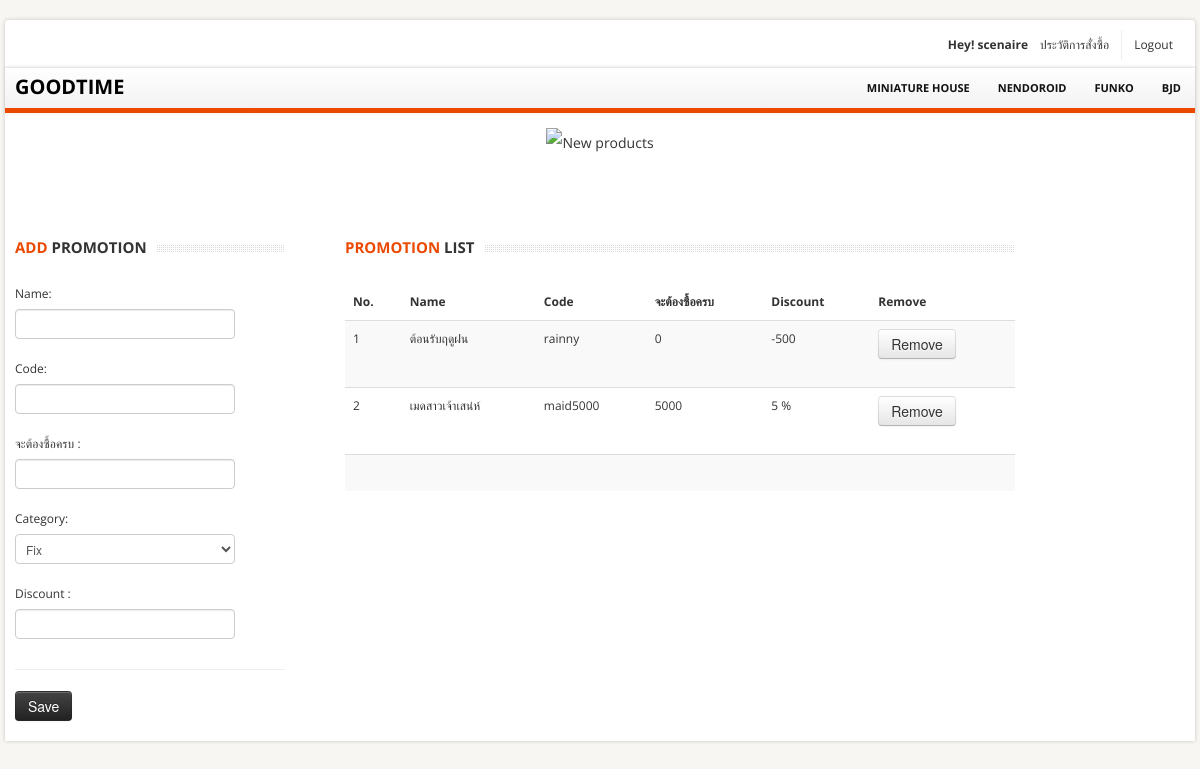
The app's page /promotion-site.php (signed in) with its own data.
### tables this page shows
CREATE TABLE `productcategories` (
  `CategoryID` int(11) NOT NULL,
  `CategoryName` varchar(50) NOT NULL,
  `CatagoryHeader` varchar(70) NOT NULL
);

CREATE TABLE `promotion` (
  `PromotionID` int(11) NOT NULL,
  `PromotionName` varchar(30) NOT NULL,
  `PromotionDiscount` int(11) NOT NULL,
  `PromotionType` varchar(60) NOT NULL COMMENT 'fix or percent',
  `PromotionCode` varchar(15) NOT NULL,
  `PromotionCondition` int(50) NOT NULL
);

### productdb.php (called while the page is built, shortened)
<?php
class productdb {
  public function getAllCategory() {
    require "db.php";
    $sql = "SELECT * FROM productcategories";
    $result = mysqli_query($con,$sql);
    $arr = array();
    while ($data = mysqli_fetch_array($result)) {
      $arr[] = $data;
    }
    return $arr;
  }
}
 ?>

### promotiondb.php (called while the page is built, shortened)
<?php
class promotiondb {
  public function getPromotionList() {
    require "db.php";
    $sql = "SELECT * FROM promotion";
    $run_query = mysqli_query($con,$sql);
    $arr = array();
    while ($data = mysqli_fetch_array($run_query)){
      $arr[] = $data;
    }
    return $arr;
  }
}
 ?>

### promotion-site.php (the view, shortened to what this page needs)
<?php
require_once('product.php');
require_once('productdb.php');
require_once('promotiondb.php');
?>
<!DOCTYPE html>
<html lang="en">
	<head>
		<link href="bootstrap/css/bootstrap.min.css" rel="stylesheet">
		<link href="bootstrap/css/bootstrap-responsive.min.css" rel="stylesheet">
		<link href="themes/css/bootstrappage.css" rel="stylesheet"/>
		<link href="themes/css/main.css" rel="stylesheet"/>
		<link href="themes/css/jquery.fancybox.css" rel="stylesheet"/>
	</head>
    <body>
		<div id="top-bar" class="container">
			<div class="row">
				<div class="span4">
				</div>
				<div class="span8">
					<div class="account pull-right">
						<ul class="user-menu">
							<?php
                if (isset($_SESSION['uid'])) {
                  if ($_SESSION['uid'] == "admin") {
                    echo "<b>Hey! ".$_SESSION['uid']."</b>
     							<li><a href='addProduct.php'>Add Product</a></li>
                  <li><a href='updatetrack.php'>อัพเดทแทรค</a></li>
                  <li><a href='promotion-site.php'>อัพเดทโปรโมชั่น</a></li>
                  <li><a href='sendmail.php'>ส่งอีเมล์</a></li>
     							<li><a href='logout.php'>Logout</a></li>";
                  }
                  else {
                    echo "<b>Hey! ".$_SESSION['uid']."</b>";
                  echo "<li><a href='order-profile.php'>ประวัติการสั่งซื้อ</a></li>";
                  echo "<li><a href='logout.php'>Logout</a></li>";
                  }
                } else {
                  echo "<li><a href='register.php'>Login</a></li>";
                }
                ?>
						</ul>
					</div>
				</div>
			</div>
		</div>
		<div id="wrapper" class="container">
			<section class="navbar main-menu">
				<div class="navbar-inner main-menu">
					<div class="goodtimelogo">
					<a href="index.php" class="logo pull-left">GOODTIME</a>
				</div>
					<nav id="menu" class="pull-right">
						<ul>
							<?php
							$productdb = new productdb;
							$list = $productdb->getAllCategory();
							foreach ($list as $val) {
								$key = $val['CategoryID'];
								$cat = $val['CategoryName'];
								echo "<li><a href='./product_list.php?pl=$key'>$cat</a></li>";
							}
							 ?>
						</ul>
					</nav>
				</div>
			</section>
			<section class="header_text sub">
			<img class="pageBanner" src="Product_image/nekopara.jpg" alt="New products" >
			</section>
			<section class="main-content">
				<div class="row">
					<div class="span9">
						<div class="row">
							<div class="span3 col">
                  <h4 class="title"><span class="text"><strong>Add</strong> Promotion</span></h4>
                  <form action="cart-process.php" method="post" class="form-stacked">
                    <fieldset>
                      <div class="control-group">
                        <label class="control-label">Name:</label>
                        <div class="controls">
                          <input type="text" name="prName">
                        </div>
                      </div>
                      <div class="control-group">
                        <label class="control-label">Code:</label>
                        <div class="controls">
                          <input type="text" name="prCode">
                        </div>
                      </div>
											<div class="control-group">
                        <label class="control-label">จะต้องซื้อครบ :</label>
                        <div class="controls">
                          <input type="text" name="prCondition">
                        </div>
                      </div>
                      <div class="control-group">
                          <label class="control-label">Category:</label>
                          <div class="controls">
														<select name="prGroup">
                              <option value="fix">Fix</option>
														</select>
                            </div>
                      </div>
                      <div class="control-group">
                        <label class="control-label">Discount :</label>
                        <div class="controls">
                          <input type="text" name="prDiscount">
                        </div>
                      </div>
                      <hr>
                        <div class="actions"><input tabindex="9" name="newPromotion" class="btn btn-inverse large" type="submit" value="Save"></div>
                  </fieldset>
                </form>
							</div>
							<div class="span5">
                <div class="span7">
                  <h4 class="title"><span class="text"><strong>Promotion</strong> List</span></h4>
									<table class="table table-striped">
										<thead>
											<tr>
			                  <th>No. </th>
												<th>Name</th>
												<th>Code</th>
												<th>จะต้องซื้อครบ</th>
												<th>Discount</th>
												<th>Remove</th>
											</tr>
										</thead>
										<tbody>
			                  <?php
			                    $promotiondb = new promotiondb;
			                    $num = 1;
			                    foreach ($promotiondb->getPromotionList() as $key) {
			                      echo "<tr>";
														$prid = $key['PromotionID'];
														$name = $key['PromotionName'];
														$discount = $key['PromotionDiscount'];
														$type = $key['PromotionType'];
														$code = $key['PromotionCode'];
														$condition = $key['PromotionCondition'];
			                      echo "<td>$num</td>
			                      <td>$name</td>
														<td>$code</td>
														<td>$condition</td>";
														if ($type == "percent") {
															echo "<td>".$discount." %</td>";
														} elseif ($type == "fix") {
															echo "<td>-".$discount."</td>";
														}
														echo "<td><form action='cart-process.php?prid=".$prid."' method='POST'>
				                      <button class='btn' name='removepromotion' type='submit'>Remove</button></form></td>
				                    </tr>";
														$num += 1;
			                    }
			                    echo "<tr><td>&nbsp;</td><td>&nbsp;</td><td>&nbsp;</td><td>&nbsp;</td><td>&nbsp;</td><td>&nbsp;</td></tr>";
										echo "</tbody></table>";
										?>
              </div>
						</div>
						</div>
					</div>
				</div>
			</section>
		</div>
    </body>
</html>

### themes/css/main.css (style rules this page uses)
body { font-size: 12px; font-family: 'Open Sans', arial, tahoma, sans-serif; background:#f7f6f2; background-size: cover; }
label, input, button, select, textarea { font-size: 12px; }
ul li a,a { color:#333; outline:0; -webkit-transition: all 0.2s linear; -moz-transition: all 0.2s linear; -o-transition: all 0.2s linear; -ms-transition: all 0.2s linear; transition: all 0.2s linear; }
.goodtimelogo a { color: black; font-size: 20px; margin-top: 9px; font-weight: bold; }
a { color:#eb4800; }
#wrapper,#top-bar { background: #fff; margin: 20px auto 20px auto; box-shadow: 0px 0px 4px 0px rgba(0, 0, 0, 0.2); -moz-box-shadow: 0px 0px 4px 0px rgba(0, 0, 0, 0.2); -webkit-box-shadow: 0px 0px 4px 0px rgba(0, 0, 0, 0.2); padding:0px 10px; }
section.homepage-slider, section.navbar, section.google_map, section#footer-bar, section#copyright { margin-left: -10px; margin-right: -10px; }
section.header_text { background:url(../images/bg_h.png) no-repeat bottom; text-align:center; padding:15px 0 20px 0; font-size:16px; line-height:30px; border-bottom:1px solid #fff; }
section.header_text.sub { font-size:14px; margin-bottom:40px; }
#top-bar { background-color:#fff; padding:10px; margin: 20px auto -22px auto; -webkit-border-radius: 4px; -moz-border-radius: 4px; border-radius: 4px; }
#top-bar .user-menu { margin: 0; padding: 0; list-style: none; }
#top-bar .user-menu li { display: inline-block; *display: inline; zoom: 1; border-right: 1px solid #eee; padding: 5px 12px; }
#top-bar .user-menu li:last-child { border-right:0; }
section.navbar { margin-bottom:0; }
.navbar-inner.main-menu { height: 40px; padding-left:10px; padding-right:0; border-right: 0; border-left: 0; border-top: 0; border-bottom:5px solid #eb4800; -webkit-border-radius: 0; -moz-border-radius: 0; border-radius: 0; filter: none; }
.navbar-inner.main-menu a.logo { position:absolute; }
#menu > ul { display: block; margin-left:0; }
#menu > ul > li { list-style: none; float: left; position: relative; margin-right: 0px; }
#menu > ul > li > a { font-size: 11px; color: #111; display: block; text-transform: uppercase; font-weight: bold; text-align: center; padding: 10px 14px; }
h4.title { background: url(../images/line_bar.png) 0 8px repeat-x; padding-bottom:5px; margin-bottom:15px; overflow:hidden; text-transform:uppercase; font-size:15px; min-height:27px; width:100%; }
h4.title strong { color:#eb4800; }
h4.title span.text { background-color:#fff; padding-right:10px; }

### records on screen
productcategories: CategoryName "MINIATURE HOUSE"
productcategories: CategoryName "NENDOROID"
productcategories: CategoryName "FUNKO"
productcategories: CategoryName "BJD"
promotion: PromotionName "ต้อนรับฤดูฝน", PromotionCode "rainny", PromotionCondition "0", PromotionDiscount "500"
promotion: PromotionName "เมดสาวเจ้าเสน่ห์", PromotionCode "maid5000", PromotionCondition "5000", PromotionDiscount "5"

### other values on screen
$_SESSION['uid'] "scenaire"
